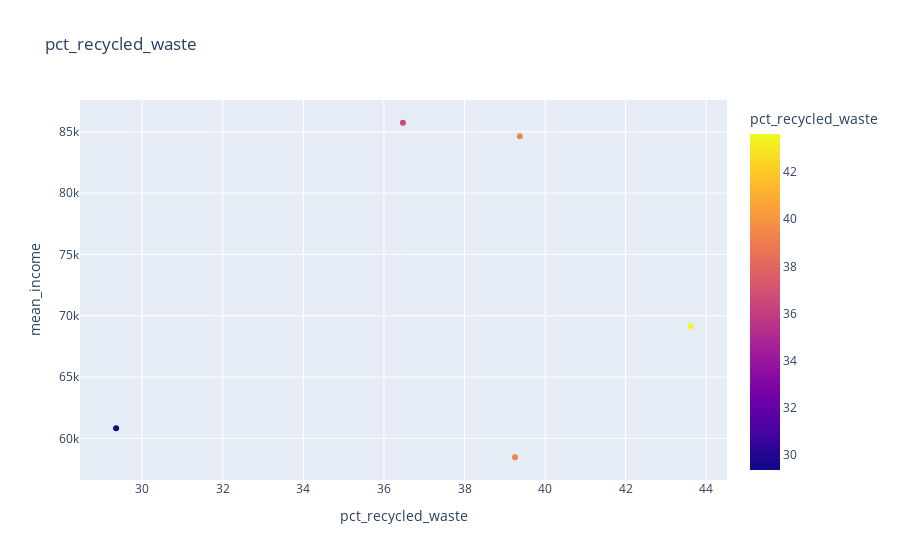

Notebook code cell kept with this figure:
### Code cell
px.scatter(merged_suburb_waste_df, x = 'pct_recycled_waste', y = 'mean_income', 
           color = 'pct_recycled_waste', trendline="rolling", trendline_options=dict(window=5),
           title= 'pct_recycled_waste')

### Figure 1 — Plotly figure (JSON) as saved in the notebook; plotly's stock layout.template omitted (floating-point values rounded to 4 significant figures)
{"data": [{"hovertemplate": "pct_recycled_waste=%{marker.color}<br>mean_income=%{y}<extra></extra>", "legendgroup": "", "marker": {"color": [39.37, 39.25, 43.62, 36.47, 29.35], "coloraxis": "coloraxis", "symbol": "circle"}, "mode": "markers", "name": "", "orientation": "v", "showlegend": false, "type": "scatter", "x": [39.37, 39.25, 43.62, 36.47, 29.35], "xaxis": "x", "y": [84640.0, 58460.0, 69140.0, 85730.0, 60830.0], "yaxis": "y"}, {"hovertemplate": "<b>Rolling mean trendline</b><br><br>pct_recycled_waste=%{x}<br>mean_income=%{y} <b>(trend)</b><extra></extra>", "legendgroup": "", "marker": {"symbol": "circle"}, "mode": "lines", "name": "", "showlegend": false, "type": "scatter", "x": [29.35, 36.47, 39.25, 39.37, 43.62], "xaxis": "x", "y": [null, null, null, null, 71760.0], "yaxis": "y"}], "layout": {"coloraxis": {"colorbar": {"title": {"text": "pct_recycled_waste"}}, "colorscale": [[0, "#0d0887"], [0.1111, "#46039f"], [0.2222, "#7201a8"], [0.3333, "#9c179e"], [0.4444, "#bd3786"], [0.5556, "#d8576b"], [0.6667, "#ed7953"], [0.7778, "#fb9f3a"], [0.8889, "#fdca26"], [1, "#f0f921"]]}, "legend": {"tracegroupgap": 0}, "title": {"text": "pct_recycled_waste"}, "xaxis": {"anchor": "y", "domain": [0, 1], "title": {"text": "pct_recycled_waste"}}, "yaxis": {"anchor": "x", "domain": [0, 1], "title": {"text": "mean_income"}}}}
